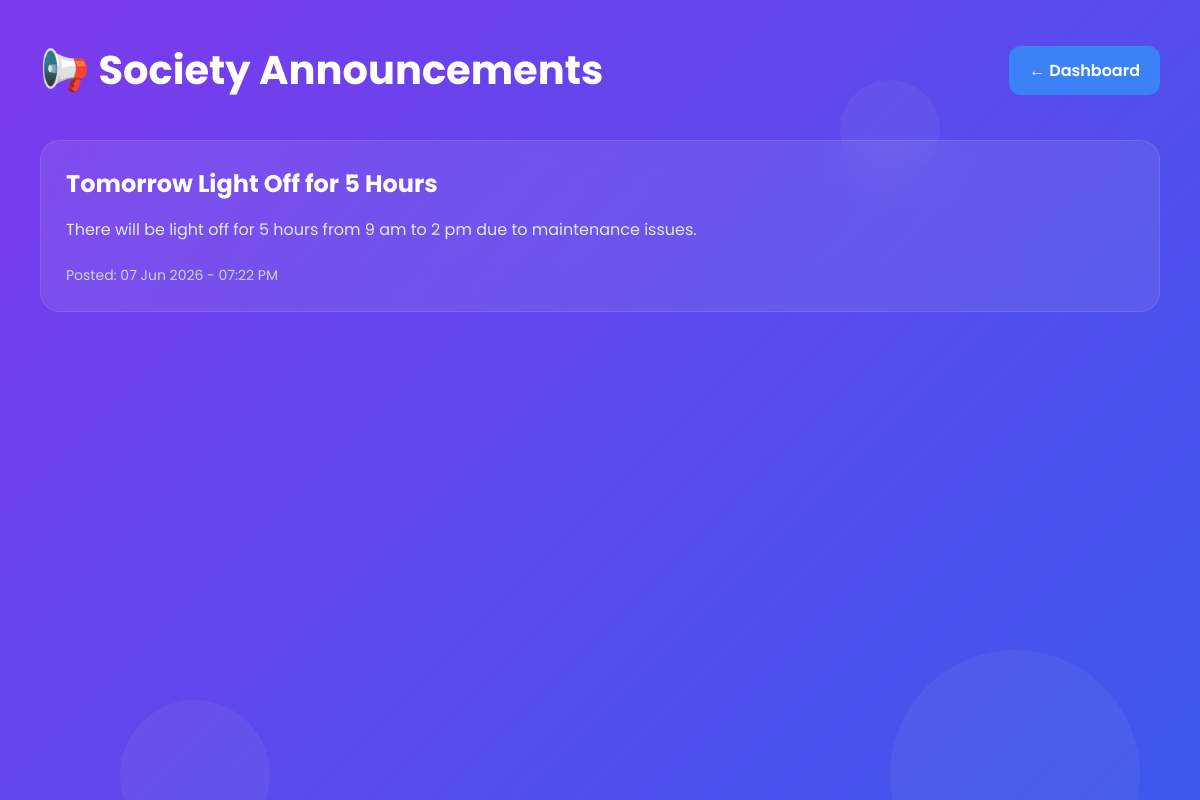
Page /announcements/ on the committed database.
### SMSApp/models.py (models this page shows, shortened)
class Announcement(models.Model):
    title = models.CharField(max_length=100)
    message = models.TextField()
    created_at = models.DateTimeField(auto_now_add=True)

### SMSApp/views.py (the view)
# urls.py: path('announcements/', views.announcements, name='announcements'),
def announcements(request):
    announcements = Announcement.objects.all().order_by(
        "-created_at"
    )
    return render(
        request,
        "announcements.html",
        {
            "announcements": announcements
        }
    )

### templates/announcements.html (shortened to what this page needs)
<!DOCTYPE html>
<html lang="en">
<head>
</head>
<body>
<div class="circle"></div>
<div class="circle"></div>
<div class="circle"></div>
<div class="container">
    <div class="header">
        <h1>📢 Society Announcements</h1>
        <a href="{% url 'dashboard' %}" class="dashboard-btn">
            ← Dashboard
        </a>
    </div>
    {% if announcements %}
    <div class="announcement-grid">
        {% for announcement in announcements %}
        <div class="card">
            <h2>
                {{ announcement.title }}
            </h2>
            <p>
                {{ announcement.message }}
            </p>
            <div class="date">
                Posted:
                {{ announcement.created_at|date:"d M Y - h:i A" }}
            </div>
        </div>
        {% endfor %}
    </div>
    {% else %}
    <div class="empty">
        No announcements available at the moment.
    </div>
    {% endif %}
</div>
</body>
</html>

### templates/announcements.html (style rules this page uses)
* { margin:0; padding:0; box-sizing:border-box; font-family:'Poppins',sans-serif; }
body { min-height:100vh; padding:40px; color:white; overflow-x:hidden; background:linear-gradient(-45deg,#0f172a,#1e293b,#2563eb,#7c3aed); background-size:400% 400%; animation:gradientBG 12s ease infinite; }
.circle { position:fixed; border-radius:50%; background:rgba(255,255,255,.05); animation:float 20s linear infinite; z-index:-1; }
.circle:nth-child(1) { width:150px; height:150px; left:10%; bottom:-50px; }
.circle:nth-child(2) { width:250px; height:250px; right:5%; bottom:-100px; }
.circle:nth-child(3) { width:100px; height:100px; left:70%; top:10%; }
.container { max-width:1200px; margin:auto; }
.header { display:flex; justify-content:space-between; align-items:center; margin-bottom:40px; flex-wrap:wrap; gap:15px; }
.header h1 { font-size:40px; }
.dashboard-btn { text-decoration:none; background:#3b82f6; color:white; padding:12px 20px; border-radius:12px; transition:.3s; font-weight:600; }
.announcement-grid { display:grid; grid-template-columns:repeat(auto-fit,minmax(320px,1fr)); gap:25px; }
.card { background:rgba(255,255,255,.08); backdrop-filter:blur(20px); border:1px solid rgba(255,255,255,.1); border-radius:20px; padding:25px; transition:.4s; animation:fadeIn .8s ease; }
.card h2 { margin-bottom:15px; color:#ffffff; }
.card p { line-height:1.8; color:#e2e8f0; }
.date { margin-top:20px; font-size:14px; color:#cbd5e1; }

### rows in the picture
Announcement: title "Tomorrow Light Off for 5 Hours", message "There will be light off for 5 hours from 9 am to 2 pm due to maintenance issues.", created_at "07 Jun 2026 - 07:22 PM"
